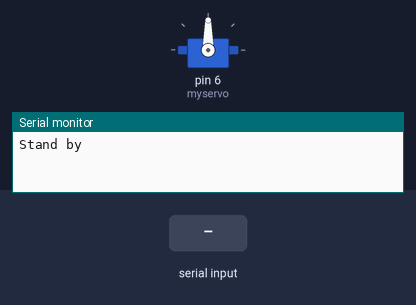
Recording of a sketch running on a simulated Arduino Uno, built with avr-gcc and run on an emulated ATmega328P. On the bench: servo, the last lines printed to the serial monitor. The inputs (shaded band) are chosen by the test bench.

Above: at 1.2 s.
1.3 s: "a" received over Serial
At 2.4 s:
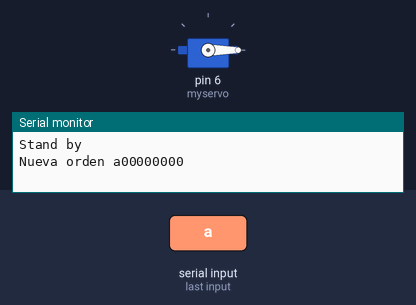
3.5 s: "f" received over Serial
6.5 s: "b" received over Serial
Timing chart, 0 to 9.5 s (numbered marks = the images above; inputs shaded):
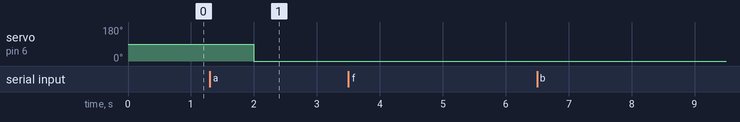

The sketch:

comando.ino
```cpp
/*Estudio de la comunicacin UART usando los pines 0  RX y 1 TX

TODO uso de char, ojo a los espacios, interpretar las entradas con if , limitar las potencias y los tiempos 3000 milisegundos.

TODO que pueda dar el estado de la batería (ojo a hacer cortos al crear el circuito) con Serial.write (pero así necesito crear un entorno de lecturar de UART desde la terminal de Raspberry

equivalencia ascii
0 es 48
1 es 49
...
9 es 57
a es 97
b es 98  backward
f es 102 forward
espacio es 32

Formato de comandos
f250 100 adelante a 250 durante 100 milisegundos
b120 5000 atras a 120 durante 5000 milisegundos
a45 mover motores a 45 grados
d120 200 gira a 120 dextrógiro durate 200 milisegundos
l255 500 gira levógito a 255 durante 500 milisegundos
*/

#include <Servo.h>
#include <string.h>

int incomingByte = 0;
String command = "000000000";

int i = 0;
Servo myservo;  // create servo object to control a servo
                // a maximum of eight servo objects can be created

int pos = 0;    // variable to store the servo position

void setup()
{
  Serial.begin(2400); //posiblemente tenga que declarar los pines 0 y 1 para que funcione sin usb
  myservo.attach(6);  // attaches the servo on pin 9 to the servo object
}


void loop()
{
  if (Serial.available() > 0)
  {
    incomingByte = Serial.read();
    command[i] = char(incomingByte);
    i = i + 1;
  }

  if (command[0] == 'f')
  {
    Serial.print("nueva orden ");
    Serial.println(command);
    borra();
  }

  else if (command[0] == 'b')
  {
    Serial.print("nueva orden ");
    Serial.println(command);
    borra();
    myservo.write(90);
    delay(1000);
  }

  else if (command[0] == 'a')
  {
    Serial.print("Nueva orden ");
    Serial.println(command);
    myservo.write(0);
    delay(1000);
  }

  else if(command == "000000000")
  {
   Serial.println("Stand by");
  }

  else { borra();}

  delay(2000);

}


void borra()
{
  command = "000000000";
  i = 0;
}

/* codigo viejo de debug
if (incomingByte == "a")
    {
      myservo.write(0);
      delay(1000);

   }
    else
    {
      myservo.write(90);
      delay(1000);
    }
*/
```

Measured:
- after the input at 1.3 s, servo on pin 6 (myservo): 90° → 0° after 0.70 s
